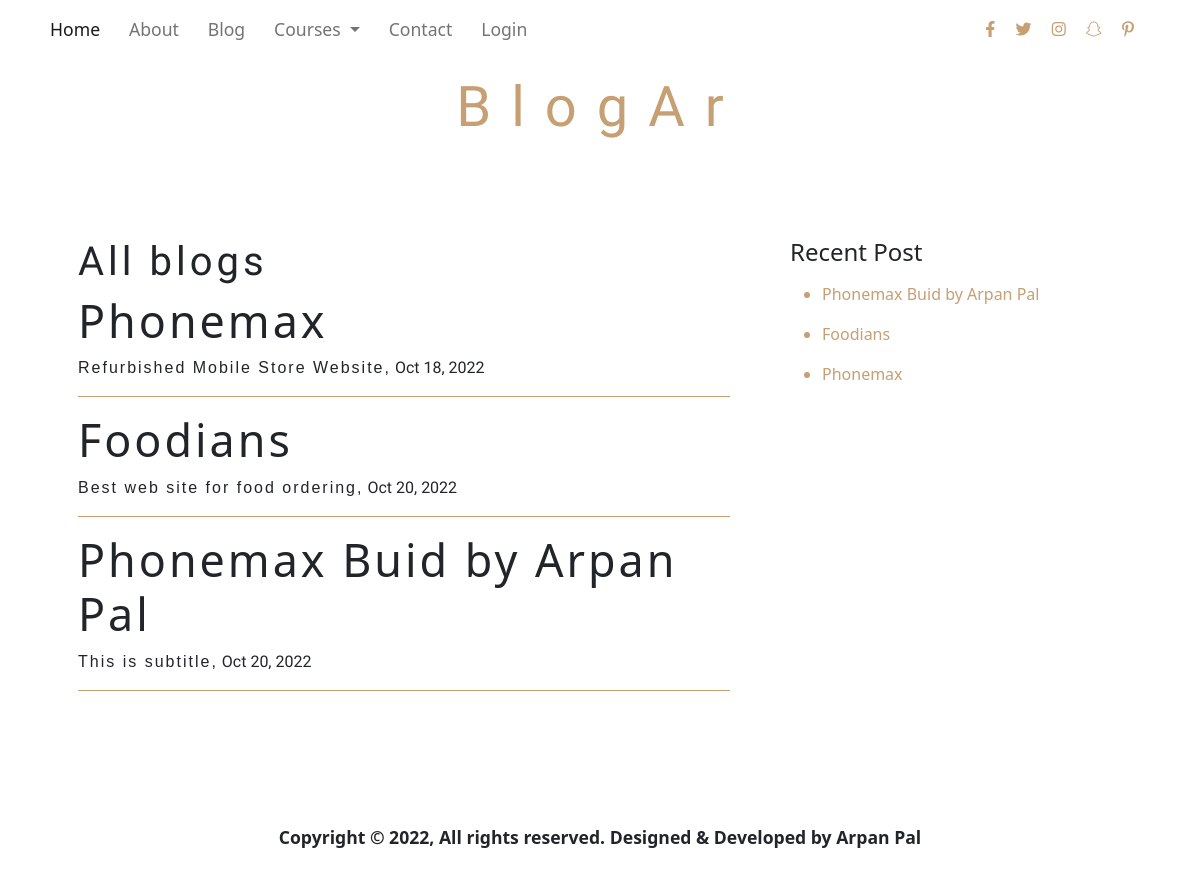
Page /blog on the committed database.
### main.py (models this page shows)
class Blog(db.Model, UserMixin):
    __tablename__ = 'blog'
    id = Column(Integer, primary_key=True)
    title = Column(String(250))
    subtitle = Column(String(250))
    date = Column(String(20))
    body = Column(String(250))
    blogs = relationship('Comment', cascade='all, delete', backref='blog', lazy=True)

### main.py (the view)
@app.route("/blog")
def blog():
    all_blog = db.session.query(Blog).all()
    return render_template("blog.html", blogs=all_blog, current_user=current_user, logged_in=True)

### templates/blog.html (shortened to what this page needs)
{% extends 'base.html' %}
{% block body %}
    <div class="container mt-5 p-5">
        <div class="row">
            <div class="col-lg-8 col-sm-12 pe-5">
                <div class="h3 all_blog">All blogs</div>
                {% for blog in blogs  %}
                <div class="post mb-3">
                    <p class="h2 heading_blog"><a href="{{ url_for('blog_details', id=blog.id) }}">{{blog.title}}</a><p><span style="letter-spacing: 2px;">{{blog.subtitle}},</span><span style="font-family: 'Dancing Script', cursive;"> {{blog.date}}</span></p>
                </div>
                {% endfor %}
            </div>
            <div class="col-lg-4 col-sm-12">
                <div class="h4">Recent Post</div>
                <ul>
                    {% for blog in blogs[:-6:-1]  %}
                    <li class="blog_title mt-3"><a href="{{ url_for('blog_details', id=blog.id) }}">{{blog.title}}</a></li>
                    {% endfor %}
                </ul>
            </div>
        </div>
    </div>
    <div class="container mt-5 footer">
        <p class="text-center mt-3">Copyright © 2022, All rights reserved. Designed & Developed by Arpan Pal</p>
      </div>
{% endblock body %}

### static/css/style.css (style rules this page uses)
* { padding: 0; margin: 0; box-sizing: border-box; }
span { font-family: 'Source Sans Pro', sans-serif; }
.footer { width: 100%; height: 9vh; padding-top: 5px; font-size: 1.1rem; font-weight: bold; }
.all_blog { font-family: 'Alkalami', serif; letter-spacing: 4px; font-size: 2.5rem; }
.heading_blog a { font-size: 2.8rem; color: #212529; text-decoration: none; letter-spacing: 3px; }
.post { border-bottom: 1px solid #c69f73; }
.blog_title a,li { color: #c69f73; text-decoration: none; }

### rows in the picture
Blog: title "Phonemax", subtitle "Refurbished Mobile Store Website", date "Oct 18, 2022"
Blog: title "Foodians", subtitle "Best web site for food ordering", date "Oct 20, 2022"
Blog: title "Phonemax Buid by Arpan Pal", subtitle "This is subtitle", date "Oct 20, 2022"
